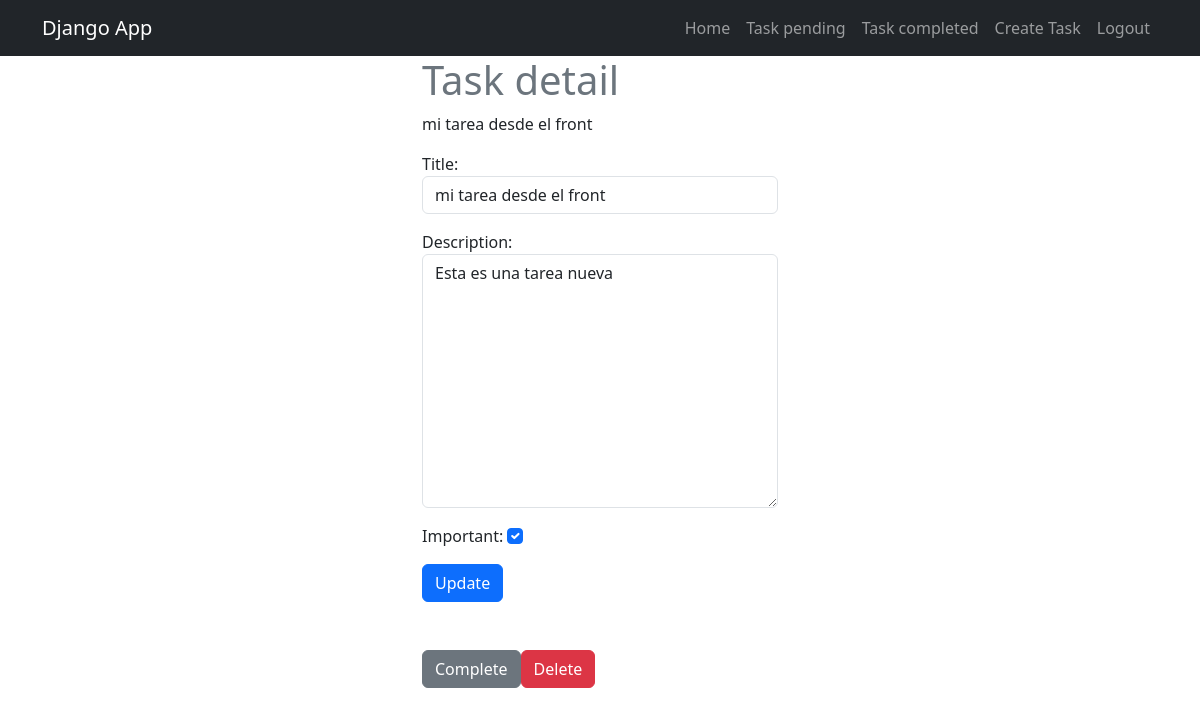
/task/3/ (signed in), run on the app's committed database.
### task/models.py (models this page shows, shortened)
class Task(models.Model):  # Crearemos una tabla en la base de datos
    title = models.CharField(max_length=100)
    description = models.TextField(blank=True)
    created = models.DateTimeField(auto_now_add=True)
    datecompleted = models.DateTimeField(null=True, blank=True)
    important = models.BooleanField(default=False)
    user = models.ForeignKey(User, on_delete=models.CASCADE)

### task/views.py (the view)
# urls.py: path('task/<int:task_id>/', views.task_detail, name='task_detail'),
@login_required
def task_detail(request, task_id):
    if request.method == 'GET':
        try:
            task = get_object_or_404(Task, pk=task_id, user=request.user)
            form = TaskForm(instance=task)
            return render(request, 'task_detail.html', {
                'task': task,
                'form': form
            })
        except ValueError:
            return render(request, 'task_detail.html', {
                'task': task,
                'form': form,
                'error': 'Error updating task'
            })
    else:
        task = get_object_or_404(Task, pk=task_id, user=request.user)
        form = TaskForm(request.POST, instance=task)
        form.save()
        return redirect('task')

### task/forms.py
class TaskForm(forms.ModelForm):
    class Meta:
        model = Task
        fields = ['title', 'description', 'important']
        widgets = {  # estilizacion desde python
            'title': forms.TextInput(attrs={'class': 'form-control', 'placeholder': 'Write a title'}),
            'description': forms.Textarea(attrs={'class': 'form-control', 'placeholder': 'Write a description'}),
            'important': forms.CheckboxInput(attrs={'class': 'form-check-input'}),
        }

### task/templates/task_detail.html (shortened to what this page needs)
{% extends 'base.html' %} {% block content %}
<main class="container">
  <div class="row">
    <div class="col-md-4 offset-md-4">
      <h1 class="text-secondary">Task detail</h1>
      <p>{{task.title}}</p>
      <form method="POST">
        {% csrf_token %} {{form.as_p}}
        <button class="btn btn-primary">Update</button>
      </form>
      <div class="d-flex mt-5">
        <form action="{% url 'complete_task' task.id %}" method="POST">
          <button class="btn btn-secondary">Complete</button>
        </form>
        <form action="{% url 'delete_task' task.id %}" task.id method="POST">
          <button class="btn btn-danger">Delete</button>
        </form>
      </div>
    </div>
  </div>
</main>
{% endblock %}

### data on the page
Task: title "mi tarea desde el front", description "Esta es una tarea nueva", important "☑"
